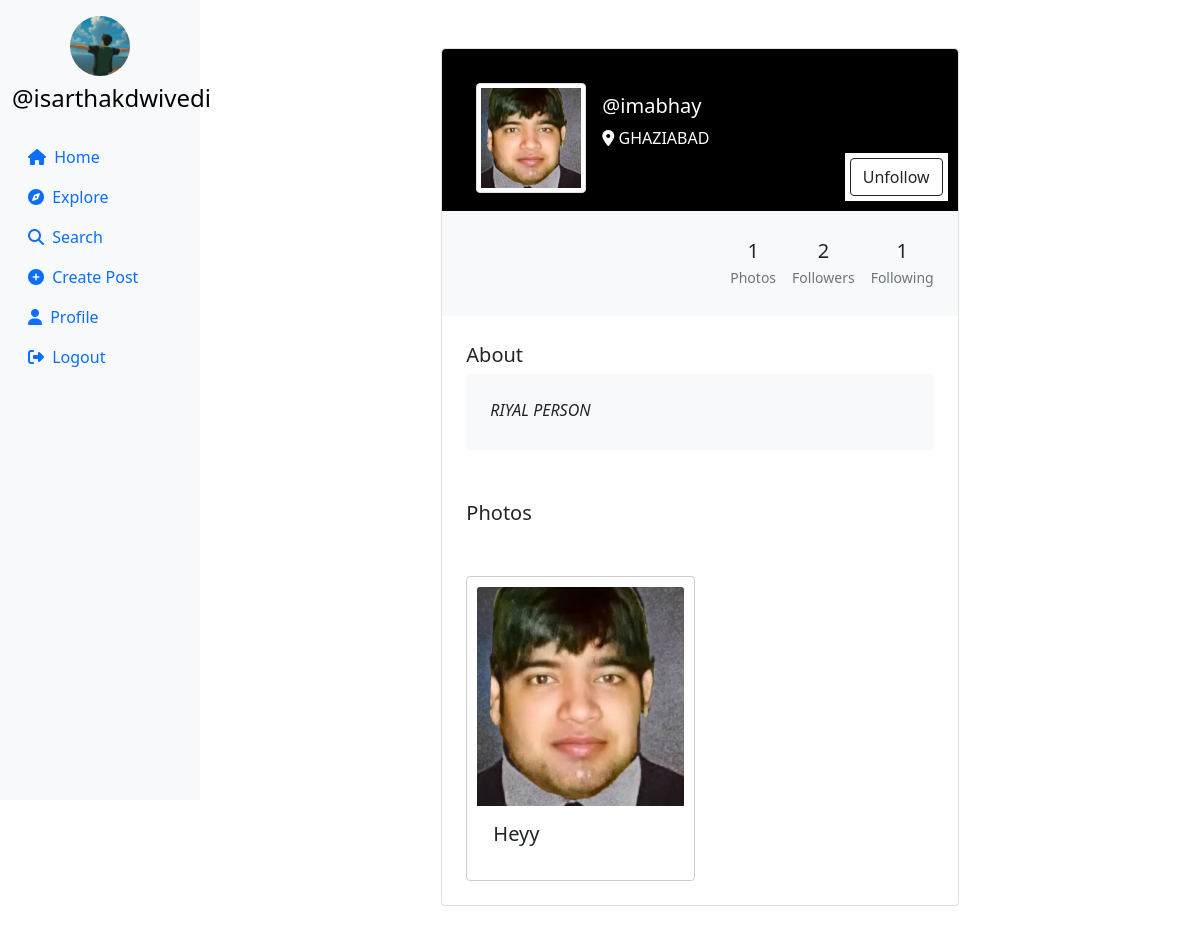
/profile/imabhay (signed in), run on the app's committed database.
### userauth/models.py (models this page shows, shortened)
class Profile(models.Model):
    user = models.ForeignKey(User,on_delete = models.CASCADE )
    id_user = models.IntegerField(primary_key=True, default=0)
    bio = models.TextField(blank=True, default='')
    profileimg = models.ImageField(upload_to = 'profile_images', default = 'default-avatar-profile-icon-social-media-user-image-gray-avatar-icon-blank-profile-silhouette-illustration-vector.png')
    location  = models.CharField(max_length = 100, blank=True, default='')

class Post(models.Model):
    id = models.UUIDField(primary_key=True , default = uuid.uuid4)
    user = models.CharField(max_length = 100)
    image = models.ImageField(upload_to='post_images')
    caption = models.TextField()
    created_at = models.DateTimeField(default=datetime.now)
    no_of_likes = models.IntegerField(default = 0)

### userauth/views.py (the view, shortened to what this page needs)
# urls.py: path('profile/<str:id_user>',views.profile),
def profile(request, id_user):
    try:
        user_object = User.objects.get(username=id_user)
        user_profile = Profile.objects.get(user=user_object)
    except User.DoesNotExist:
        return HttpResponse("User not found", status=404)
    profile = Profile.objects.get(user=request.user)
    user_post = Post.objects.filter(user=user_object).order_by('-created_at')
    user_post_length = user_post.count()
    follower = request.user.username
    user = id_user
    follow_unfollow = 'Unfollow' if Followers.objects.filter(follower=follower, user=user).exists() else 'Follow'
    user_followers = Followers.objects.filter(user=user).count()
    user_following = Followers.objects.filter(follower=user).count()
    context = {
        'user_object': user_object,
        'user_profile': user_profile,
        'user_post': user_post,
        'user_post_length': user_post_length,
        'profile': profile,
        'follow_unfollow': follow_unfollow,
        'user_followers': user_followers,
        'user_following': user_following
    }
    return render(request, 'profile.html', context)

### template/profile.html (shortened to what this page needs)
{% load static %}
<!DOCTYPE html>
<html lang="en">
<head>
    <link rel="stylesheet" href="https://maxcdn.bootstrapcdn.com/bootstrap/4.5.2/css/bootstrap.min.css">
    <link href="https://cdn.jsdelivr.net/npm/bootstrap@5.0.2/dist/css/bootstrap.min.css" rel="stylesheet"
>
    <link rel="stylesheet" href="{% static 'css/app.css' %}">
</head>
<body>
    {% load static %}
    <div class="container-fluid">
        <div class="row">
            <nav class="col-md-2 d-none d-md-block sidebar" style="position: fixed;">
                <div class="text-center mt-3">
                    <img src="{{profile.profileimg.url}}" alt="Profile Picture" class="profile-pic">
                    <h4 class="mt-2"><a href="/profile/{{user}}" style="text-decoration:none;">@{{user}}</a></h4>
                </div>
                <ul class="nav flex-column mt-4">
                    <li class="nav-item">
                        <a class="nav-link active" href="/">
                            <i class="fa-solid fa-house mr-1"></i> Home
                        </a>
                    </li>
                    <li class="nav-item">
                        <a class="nav-link" href="/explore">
                            <i class="fa-solid fa-compass mr-1"></i> Explore
                        </a>
                    </li>
                    <li class="nav-item">
                        <a class="nav-link" href="#" data-bs-toggle="modal" data-bs-target="#exampleModal3">
                            <i class="fa-solid fa-magnifying-glass mr-1"></i> Search
                        </a>
                    </li>
                    <li class="nav-item">
                        <a class="nav-link" href="#" data-bs-toggle="modal" data-bs-target="#exampleModal"
                            data-bs-whatever="@getbootstrap">
                            <i class="fa-solid fa-circle-plus mr-1"></i> Create Post
                        </a>
                    </li>
                    <li class="nav-item">
                        <a class="nav-link" href="/profile/{{user}}">
                            <i class="fa-solid fa-user mr-1"></i> Profile
                        </a>
                    </li>
                    <li class="nav-item">
                        <a class="nav-link" href="/logout">
                            <i class="fa-solid fa-right-from-bracket mr-1"></i> Logout
                        </a>
                    </li>
                </ul>
            </nav>
            {% load static %}
            <main role="main" class="col-md-9 ml-sm-auto col-lg-10 px-md-4">
                <section class="gradient-custom-2">
                    <div class="container py-5">
                        <div class="row d-flex justify-content-center align-items-center h-100">
                            <div class="col col-lg-9 col-xl-7">
                                <div class="card">
                                    <div class="rounded-top text-white d-flex flex-row"
                                        style="align-items: center;background:black; padding: 10px;">
                                        <div class="ms-4  d-flex flex-column">
                                            <img src="{{ user_profile.profileimg.url }}" alt="Generic placeholder image"
                                                class="img-fluid img-thumbnail mt-4 mb-2"
                                                style="width: 110px; z-index: 1">
                                        </div>
                                        <div class="ms-3">
                                            <h5>@{{user_profile.user}}</h5>
                                            <p><i class="fa-solid fa-location-dot"></i> {{user_profile.location}}</p>
                                        </div>
                                        <div style="margin-inline-start: auto; margin-top: auto;background:white;">
                                            <form action="/follow" method="POST">
                                                {% csrf_token %} {% if user != user_profile.user %}
                                                <button type="submit" class="btn btn-outline-dark"
                                                    data-mdb-ripple-color="dark" style="z-index: 1; margin: 5px;">
                                                    {{follow_unfollow}}
                                                </button>
                                                {% endif %}
                                            </form>
                                        </div>
                                    </div>
                                    <div class="p-4 text-black" style="background-color: #f8f9fa;">
                                        <div class="d-flex justify-content-end text-center py-1">
                                            <div>
                                                <p class="mb-1 h5">{{user_post_length}}</p>
                                                <p class="small text-muted mb-0">Photos</p>
                                            </div>
                                            <div class="px-3">
                                                <p class="mb-1 h5">{{user_followers}}</p>
                                                <p class="small text-muted mb-0">Followers</p>
                                            </div>
                                            <div>
                                                <p class="mb-1 h5">{{user_following}}</p>
                                                <p class="small text-muted mb-0">Following</p>
                                            </div>
                                        </div>
                                    </div>
                                    <div class="card-body p-4 text-black">
                                        <div class="mb-5">
                                            <p class="lead fw-normal mb-1">About</p>
                                            <div class="p-4" style="background-color: #f8f9fa;">
                                                <p class="font-italic mb-1">{{user_profile.bio}}</p>
                                            </div>
                                        </div>
                                        <div class="mb-5">
                                            <p class="lead fw-normal mb-1">Photos</p>
                                        </div>
                                        <div class="image-grid">
                                            {% for pos in user_post %}
                                            <div class="card image-item">
                                                <img src="{{pos.image.url}}" class="card-img-top" alt="..."
                                                    style="width: 219px;height: 219px;">
                                                <div class="card-body">
                                                    <h5 class="card-title">{{pos.caption}}</h5>
                                                </div>
                                            </div>
                                            {% endfor %}
                                        </div>
                                    </div>
                                </div>
                            </div>
                        </div>
                    </div>
                </section>
            </main>
        </div>
    </div>
</body>
</html>

### static/css/app.css (style rules this page uses)
.sidebar { background-color: #f8f9fa; height: 100vh; color: black; }
.profile-pic { width: 60px; height: 60px; border-radius: 50%; object-fit: cover; }
a { color: black; }

### template/profile.html (style rules this page uses)
.sidebar { background-color: #f8f9fa; height: 100vh; color: black; }
.profile-pic { width: 60px; height: 60px; border-radius: 50%; object-fit: cover; }
a { color: black; }
.image-grid { display: grid; grid-template-columns: repeat(auto-fill, minmax(200px, 1fr)); gap: 10px; }
.image-item { border: 1px solid #ccc; padding: 10px; }
.image-item img { max-width: 100%; height: auto; }

### data on the page
Profile: profileimg (picture)
Profile: profileimg (picture), user "imabhay", location "GHAZIABAD", bio "RIYAL PERSON"
Post: image (picture), caption "Heyy"

### other printed values
{{ user }} "isarthakdwivedi"
{{ follow_unfollow }} "Unfollow"
{{ user_post_length }} "1"
{{ user_followers }} "2"
{{ user_following }} "1"
